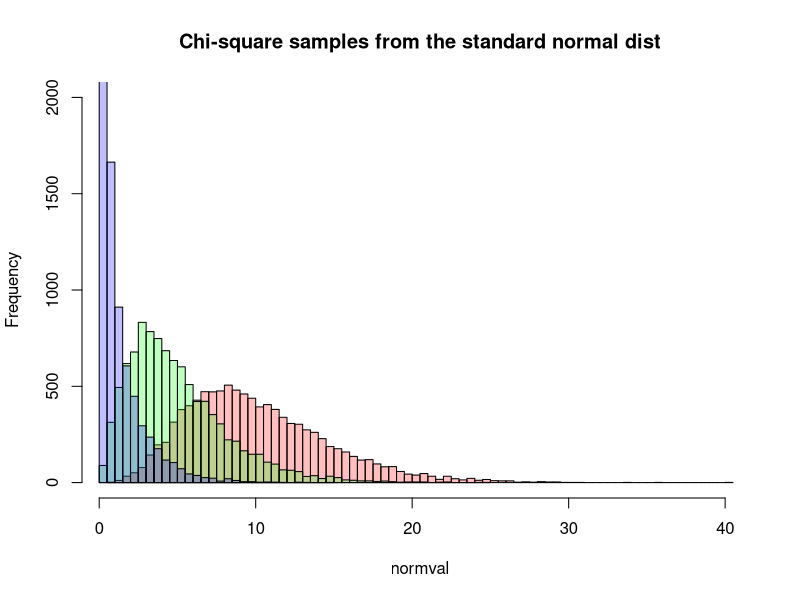
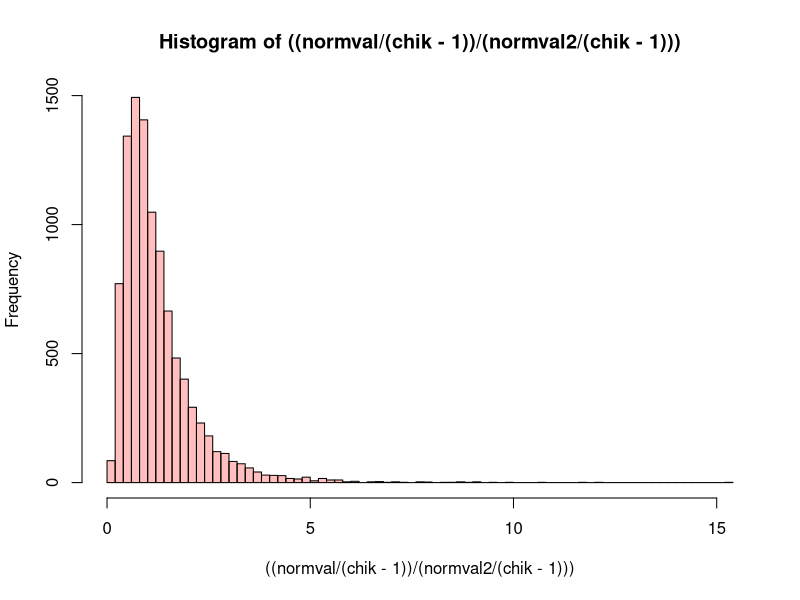
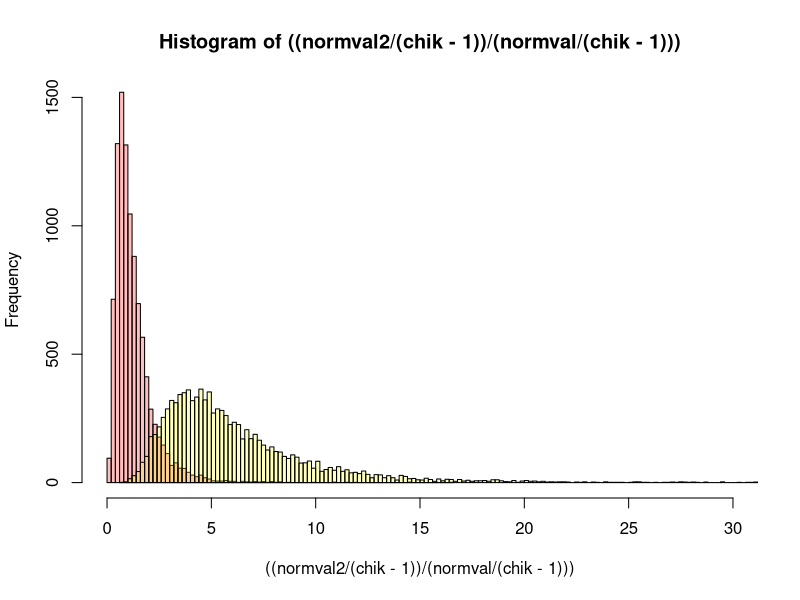
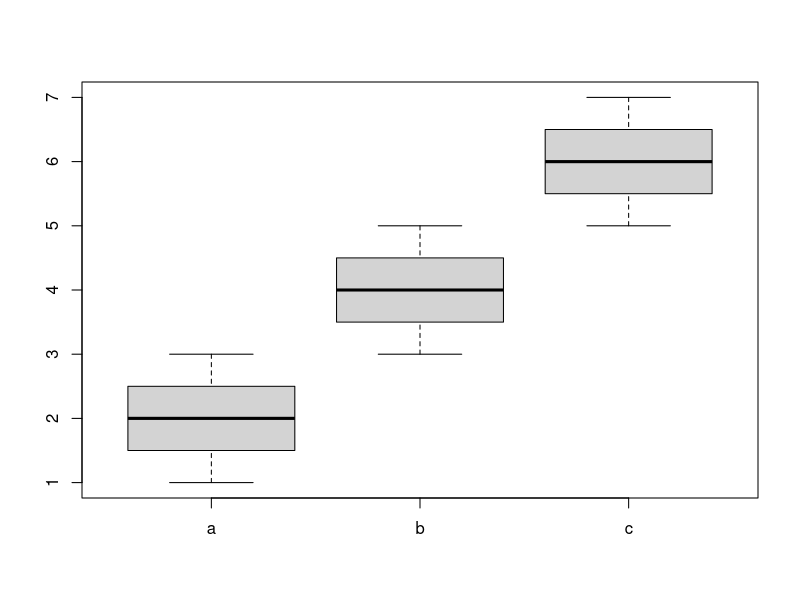

Here is the R script that generated these plots, in order:
## ---- chunk 1
knitr::opts_chunk$set(echo = TRUE)
## ---- chunk 2
#################

# Sample size k = 10 ==> Chi-squared degrees of freedom = 10
chik=10
normval=numeric()
for (i in 1:10000) {  # repeat this 10000 times
  
  # Randomly sample k items from the standard normal distribution
  # then take the sum of squared values of the random samples
  normval[i]=sum(rnorm(chik)**2)
}

# make a histogram of the results
hist(normval, breaks=100, # make 100 bins on the x-axis
     col=rgb(1,0,0,.25),  # make it red, with 25% transparency
                          # this allows us to show multiple histograms on the same plot
     ylim=c(0,2000),      # set the limits of the y-axis
     main = "Chi-square samples from the standard normal dist"
    )
# Sample size k = 5 ==> Chi-squared degrees of freedom = 5
chik=5
normval=numeric()
for (i in 1:10000) {
  normval[i]=sum(rnorm(chik)**2)
}

# the `add` directive adds the new histogram to the old plot
hist(normval, breaks=75,          # reduce the number of bins since this distribution
                                  # is squished to the left
     col=rgb(0,1,0,.25), add=T)   # green, with 25% transparency

# Sample size k = 1 ==> Chi-squared degrees of freedom = 1
chik=1
normval=numeric()
for (i in 1:10000) {
  normval[i]=sum(rnorm(chik)**2)
}

hist(normval, breaks=50,          # use even fewer bins
     col=rgb(0,0,1,.25), add=T)   # blue, with 25% transparency
## ---- chunk 3

chik=10
normval=numeric()
normval2=numeric()
for (i in 1:10000) {
   normval[i]=sum(rnorm(chik)**2)
   normval2[i]=sum(rnorm(chik)**2) 
  
}

# since the values are sampled from the same distribution, 
# the ratios are centered around 1
hist(((normval/(chik-1))/(normval2/(chik-1))), breaks=100, col=rgb(1,0,0,.25))
## ---- chunk 4
chik=10
normval=numeric()
normval2=numeric()
for (i in 1:10000) {
  # take two sets of sample of size 10 from the standard normal distribution
   normval[i]=sum(rnorm(chik)**2)
   normval2[i]=sum(rnorm(chik)**2) 
  
}

# now plot the ratios of them -- note that we didn't bother to store the
# intermediate result since we don't need to do anything with it later.
hist(((normval2/(chik-1))/(normval/(chik-1))),
     breaks=100, ylim=c(0,1500), # the second hist is really tall compared to the first!
                                 # b/c the ratio is less than one and most of the density
                                 # is very close to the mean
     xlim=c(0,30),
     col=rgb(1,0,0,.25))


chik=10
normval=numeric()
normval2=numeric()
for (i in 1:10000) {
   normval[i]=sum(rnorm(chik)**2)
   normval2[i]=sum(rnorm(chik, mean=2)**2) 
  

}

hist(((normval2/(chik-1))/(normval/(chik-1))), 
     breaks = 500, col=rgb(1,1,0,.25), add=T)    # need a lot less breaks here

## ---- chunk 5
a=c(3,2,1)
b=c(5,3,4)
c=c(5,6,7)

anova_mat = cbind(a,b,c)
anova_mat # take a look at what the data frame looks like

boxplot(as.data.frame(anova_mat))
## ---- chunk 6
anova_mat_mean = mean(anova_mat)

SST = sum((anova_mat - anova_mat_mean)**2)
SST
## ---- chunk 7
SST_df = length(anova_mat)-1
SST_df

## ---- chunk 8
anova_mat_col_mean = colMeans(anova_mat)
anova_mat_col_mean

SSW=0
for ( i in 1:nrow(anova_mat)) {
  SSW = SSW + sum((anova_mat[i,]-anova_mat_col_mean)**2)
}
SSW
## ---- chunk 9
SSW_df = ncol(anova_mat)*(nrow(anova_mat)-1)
SSW_df
## ---- chunk 10
SSB = 0

for ( i in 1:length(anova_mat_col_mean)) {
 SSB = SSB + (nrow(anova_mat)*(anova_mat_col_mean[i]-anova_mat_mean)^2)
}
SSB
## ---- chunk 11
SSB_df = ncol(anova_mat)-1
SSB_df
## ---- chunk 12
Fstat = (SSB/SSB_df) / (SSW/SSW_df)
pf(Fstat, 2, 6, lower.tail = F)
## ---- chunk 13
library(reshape2)

# we use the melt function to reshape the data frame into three columns:
# Var1 = the three groups, indexed as 1, 2, 3
# Var2 = the three groups, indexed by their variable name
# value = the value of each data point
anova_mat.melt = melt(anova_mat)
anova_mat.melt  # look at this new data structure

# look at the result of the ANOVA command `aov`
# the syntax is to do the analysis of the values in response to the factors (groups a,b,c)
summary(aov(anova_mat.melt$value ~ anova_mat.melt$Var2))
